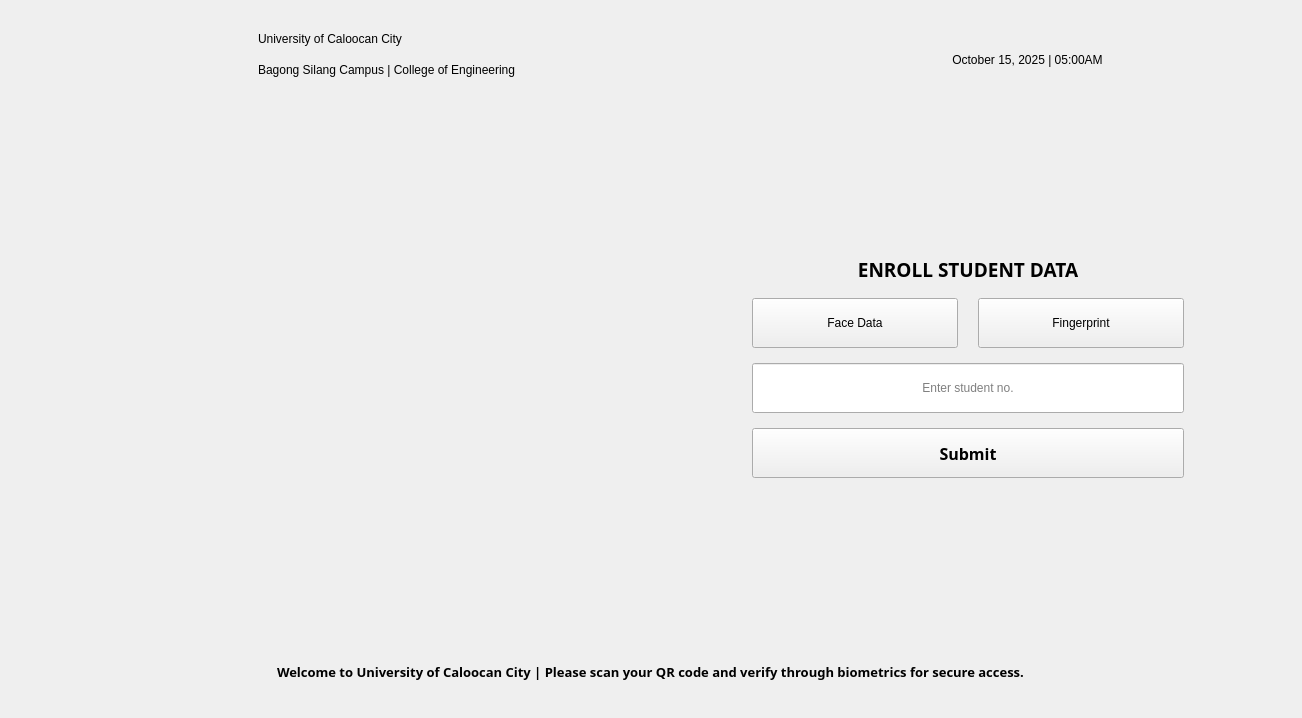
      <widget class="QWidget" name="page_enroll">
       <layout class="QVBoxLayout" name="verticalLayout_2">
        <item>
         <layout class="QVBoxLayout" name="enrollLayout">
          <item>
           <widget class="QWidget" name="titleWidget_2" native="true">
            <property name="enabled">
             <bool>true</bool>
            </property>
            <property name="maximumSize">
             <size>
              <width>16777215</width>
              <height>100</height>
             </size>
            </property>
            <layout class="QHBoxLayout" name="horizontalLayout1_2">
             <item>
              <layout class="QHBoxLayout" name="titleLayout_2">
               <item>
                <widget class="QLabel" name="logoLabel_2">
                 <property name="minimumSize">
                  <size>
                   <width>120</width>
                   <height>50</height>
                  </size>
                 </property>
                 <property name="maximumSize">
                  <size>
                   <width>120</width>
                   <height>80</height>
                  </size>
                 </property>
                 <property name="text">
                  <string/>
                 </property>
                 <property name="pixmap">
                  <pixmap>gui/assets/UCC_Logo.ico</pixmap>
                 </property>
                 <property name="scaledContents">
                  <bool>true</bool>
                 </property>
                 <property name="alignment">
                  <set>Qt::AlignmentFlag::AlignCenter</set>
                 </property>
                </widget>
               </item>
               <item>
                <widget class="QLabel" name="engLogoLabel_2">
                 <property name="minimumSize">
                  <size>
                   <width>80</width>
                   <height>80</height>
                  </size>
                 </property>
                 <property name="maximumSize">
                  <size>
                   <width>80</width>
                   <height>80</height>
                  </size>
                 </property>
                 <property name="text">
                  <string/>
                 </property>
                 <property name="pixmap">
                  <pixmap>gui/assets/Engineering_Logo.ico</pixmap>
                 </property>
                 <property name="scaledContents">
                  <bool>true</bool>
                 </property>
                 <property name="alignment">
                  <set>Qt::AlignmentFlag::AlignCenter</set>
                 </property>
                </widget>
               </item>
               <item>
                <widget class="QLabel" name="logoSpacer_2">
                 <property name="minimumSize">
                  <size>
                   <width>20</width>
                   <height>0</height>
                  </size>
                 </property>
                 <property name="maximumSize">
                  <size>
                   <width>20</width>
                   <height>16777215</height>
                  </size>
                 </property>
                 <property name="text">
                  <string/>
                 </property>
                </widget>
               </item>
               <item>
                <layout class="QVBoxLayout" name="schoolLayout_2">
                 <item>
                  <widget class="QLabel" name="schoolNameLabel_2">
                   <property name="text">
                    <string>University of Caloocan City</string>
                   </property>
                   <property name="scaledContents">
                    <bool>true</bool>
                   </property>
                  </widget>
                 </item>
                 <item>
                  <widget class="QLabel" name="schoolSubLabel_2">
                   <property name="text">
                    <string>Bagong Silang Campus | College of Engineering</string>
                   </property>
                   <property name="alignment">
                    <set>Qt::AlignmentFlag::AlignLeading|Qt::AlignmentFlag::AlignLeft|Qt::AlignmentFlag::AlignTop</set>
                   </property>
                  </widget>
                 </item>
                </layout>
               </item>
               <item>
                <widget class="QLabel" name="dateTimeLabel_2">
                 <property name="text">
                  <string>October 15, 2025 | 05:00AM</string>
                 </property>
                 <property name="alignment">
                  <set>Qt::AlignmentFlag::AlignCenter</set>
                 </property>
                </widget>
               </item>
              </layout>
             </item>
            </layout>
           </widget>
          </item>
          <item>
           <widget class="QWidget" name="bodyWidget_2" native="true">
            <property name="enabled">
             <bool>true</bool>
            </property>
            <property name="minimumSize">
             <size>
              <width>1280</width>
              <height>500</height>
             </size>
            </property>
            <property name="autoFillBackground">
             <bool>false</bool>
            </property>
            <layout class="QHBoxLayout" name="horizontalLayout_4">
             <item>
              <layout class="QHBoxLayout" name="bodyLayout_2">
               <item>
                <layout class="QHBoxLayout" name="cameraLayout_2">
                 <property name="leftMargin">
                  <number>11</number>
                 </property>
                 <property name="topMargin">
                  <number>22</number>
                 </property>
                 <property name="rightMargin">
                  <number>11</number>
                 </property>
                 <property name="bottomMargin">
                  <number>22</number>
                 </property>
                 <item>
                  <spacer name="verticalSpacer">
                   <property name="orientation">
                    <enum>Qt::Orientation::Vertical</enum>
                   </property>
                   <property name="sizeHint" stdset="0">
                    <size>
                     <width>20</width>
                     <height>40</height>
                    </size>
                   </property>
                  </spacer>
                 </item>
                 <item>
                  <widget class="QLabel" name="cameraFeed_2">
                   <property name="enabled">
                    <bool>true</bool>
                   </property>
                   <property name="minimumSize">
                    <size>
                     <width>0</width>
                     <height>0</height>
                    </size>
                   </property>
                   <property name="maximumSize">
                    <size>
                     <width>16662777</width>
                     <height>16662777</height>
                    </size>
                   </property>
                   <property name="frameShape">
                    <enum>QFrame::Shape::NoFrame</enum>
                   </property>
                   <property name="text">
                    <string/>
                   </property>
                   <property name="textFormat">
                    <enum>Qt::TextFormat::PlainText</enum>
                   </property>
                   <property name="scaledContents">
                    <bool>false</bool>
                   </property>
                   <property name="alignment">
                    <set>Qt::AlignmentFlag::AlignCenter</set>
                   </property>
                  </widget>
                 </item>
                 <item>
                  <spacer name="verticalSpacer_2">
                   <property name="orientation">
                    <enum>Qt::Orientation::Vertical</enum>
                   </property>
                   <property name="sizeHint" stdset="0">
                    <size>
                     <width>20</width>
                     <height>40</height>
                    </size>
                   </property>
                  </spacer>
                 </item>
                </layout>
               </item>
               <item>
                <widget class="QWidget" name="detailsContainer_2" native="true">
                 <property name="maximumSize">
                  <size>
                   <width>16777215</width>
                   <height>16777215</height>
                  </size>
                 </property>
                 <layout class="QHBoxLayout" name="horizontalLayout3_2">
                  <property name="topMargin">
                   <number>22</number>
                  </property>
                  <property name="bottomMargin">
                   <number>22</number>
                  </property>
                  <item>
                   <spacer name="verticalSpacer3_3">
                    <property name="orientation">
                     <enum>Qt::Orientation::Vertical</enum>
                    </property>
                    <property name="sizeHint" stdset="0">
                     <size>
                      <width>20</width>
                      <height>40</height>
                     </size>
                    </property>
                   </spacer>
                  </item>
                  <item>
                   <layout class="QVBoxLayout" name="detailsLayout_2">
                    <property name="spacing">
                     <number>7</number>
                    </property>
                    <property name="sizeConstraint">
                     <enum>QLayout::SizeConstraint::SetDefaultConstraint</enum>
                    </property>
                    <property name="leftMargin">
                     <number>0</number>
                    </property>
                    <property name="topMargin">
                     <number>0</number>
                    </property>
                    <property name="rightMargin">
                     <number>0</number>
                    </property>
                    <property name="bottomMargin">
                     <number>0</number>
                    </property>
                    <item>
                     <widget class="QWidget" name="detailsWidget_2" native="true">
                      <property name="minimumSize">
                       <size>
                        <width>0</width>
                        <height>0</height>
                       </size>
                      </property>
                      <property name="maximumSize">
                       <size>
                        <width>16662777</width>
                        <height>16662777</height>
                       </size>
                      </property>
                      <layout class="QVBoxLayout" name="verticalLayout_3">
                       <property name="spacing">
                        <number>0</number>
                       </property>
                       <property name="topMargin">
                        <number>40</number>
                       </property>
                       <property name="bottomMargin">
                        <number>40</number>
                       </property>
                       <item>
                        <layout class="QVBoxLayout" name="studentNoVerticalLayout_3">
                         <property name="leftMargin">
                          <number>0</number>
                         </property>
                         <property name="topMargin">
                          <number>0</number>
                         </property>
                         <property name="rightMargin">
                          <number>0</number>
                         </property>
                         <property name="bottomMargin">
                          <number>0</number>
                         </property>
                         <item>
                          <widget class="QWidget" name="studentNoWidget" native="true">
                           <property name="minimumSize">
                            <size>
                             <width>0</width>
                             <height>0</height>
                            </size>
                           </property>
                           <layout class="QVBoxLayout" name="verticalLayout_10">
                            <property name="spacing">
                             <number>15</number>
                            </property>
                            <property name="leftMargin">
                             <number>60</number>
                            </property>
                            <property name="topMargin">
                             <number>70</number>
                            </property>
                            <property name="rightMargin">
                             <number>60</number>
                            </property>
                            <property name="bottomMargin">
                             <number>20</number>
                            </property>
                            <item>
                             <widget class="QLabel" name="label_2">
                              <property name="minimumSize">
                               <size>
                                <width>0</width>
                                <height>0</height>
                               </size>
                              </property>
                              <property name="font">
                               <font>
                                <family>Poppins-Regular</family>
                                <pointsize>14</pointsize>
                                <bold>true</bold>
                               </font>
                              </property>
                              <property name="text">
                               <string>ENROLL STUDENT DATA</string>
                              </property>
                              <property name="alignment">
                               <set>Qt::AlignmentFlag::AlignCenter</set>
                              </property>
                             </widget>
                            </item>
                            <item>
                             <layout class="QHBoxLayout" name="horizontalLayout_9">
                              <property name="spacing">
                               <number>20</number>
                              </property>
                              <item>
                               <widget class="QPushButton" name="btnFace">
                                <property name="minimumSize">
                                 <size>
                                  <width>0</width>
                                  <height>50</height>
                                 </size>
                                </property>
                                <property name="cursor">
                                 <cursorShape>PointingHandCursor</cursorShape>
                                </property>
                                <property name="text">
                                 <string>Face Data</string>
                                </property>
                               </widget>
                              </item>
                              <item>
                               <widget class="QPushButton" name="btnFinger">
                                <property name="minimumSize">
                                 <size>
                                  <width>0</width>
                                  <height>50</height>
                                 </size>
                                </property>
                                <property name="cursor">
                                 <cursorShape>PointingHandCursor</cursorShape>
                                </property>
                                <property name="text">
                                 <string>Fingerprint</string>
                                </property>
                               </widget>
                              </item>
                             </layout>
                            </item>
                            <item>
                             <widget class="QLineEdit" name="txtStudentNo">
                              <property name="sizePolicy">
                               <sizepolicy hsizetype="Preferred" vsizetype="Fixed">
                                <horstretch>0</horstretch>
                                <verstretch>0</verstretch>
                               </sizepolicy>
                              </property>
                              <property name="minimumSize">
                               <size>
                                <width>0</width>
                                <height>50</height>
                               </size>
                              </property>
                              <property name="maxLength">
                               <number>10</number>
                              </property>
                              <property name="alignment">
                               <set>Qt::AlignmentFlag::AlignCenter</set>
                              </property>
                              <property name="readOnly">
                               <bool>false</bool>
                              </property>
                              <property name="placeholderText">
                               <string>Enter student no.</string>
                              </property>
                             </widget>
                            </item>
                            <item>
                             <widget class="QPushButton" name="btnSubmit">
                              <property name="minimumSize">
                               <size>
                                <width>0</width>
                                <height>50</height>
                               </size>
                              </property>
                              <property name="maximumSize">
                               <size>
                                <width>16777215</width>
                                <height>16777215</height>
                               </size>
                              </property>
                              <property name="font">
                               <font>
                                <family>Poppins-Regular</family>
                                <pointsize>12</pointsize>
                                <bold>true</bold>
                               </font>
                              </property>
                              <property name="cursor">
                               <cursorShape>PointingHandCursor</cursorShape>
                              </property>
                              <property name="layoutDirection">
                               <enum>Qt::LayoutDirection::LeftToRight</enum>
                              </property>
                              <property name="text">
                               <string>Submit</string>
                              </property>
                              <property name="autoDefault">
                               <bool>false</bool>
                              </property>
                              <property name="default">
                               <bool>false</bool>
                              </property>
                              <property name="flat">
                               <bool>false</bool>
                              </property>
                             </widget>
                            </item>
                           </layout>
                          </widget>
                         </item>
                        </layout>
                       </item>
                       <item>
                        <layout class="QHBoxLayout" name="statusLayout4_2">
                         <property name="leftMargin">
                          <number>60</number>
                         </property>
                         <property name="topMargin">
                          <number>0</number>
                         </property>
                         <property name="rightMargin">
                          <number>60</number>
                         </property>
                         <property name="bottomMargin">
                          <number>40</number>
                         </property>
                         <item>
                          <widget class="QWidget" name="statusWidget_2" native="true">
                           <property name="minimumSize">
                            <size>
                             <width>0</width>
                             <height>0</height>
                            </size>
                           </property>
                           <property name="maximumSize">
                            <size>
                             <width>16777215</width>
                             <height>50</height>
                            </size>
                           </property>
                           <layout class="QHBoxLayout" name="horizontalLayout5_2">
                            <property name="leftMargin">
                             <number>0</number>
                            </property>
                            <property name="topMargin">
                             <number>0</number>
                            </property>
                            <property name="rightMargin">
                             <number>0</number>
                            </property>
                            <property name="bottomMargin">
                             <number>0</number>
                            </property>
                            <item>
                             <widget class="QLabel" name="lblStatus">
                              <property name="minimumSize">
                               <size>
                                <width>0</width>
                                <height>0</height>
                               </size>
                              </property>
                              <property name="maximumSize">
                               <size>
                                <width>16777215</width>
                                <height>16777215</height>
                               </size>
                              </property>
                              <property name="font">
                               <font>
                                <family>Poppins-Regular</family>
                                <pointsize>12</pointsize>
                                <bold>true</bold>
                               </font>
                              </property>
                              <property name="autoFillBackground">
                               <bool>false</bool>
                              </property>
                              <property name="frameShape">
                               <enum>QFrame::Shape::NoFrame</enum>
                              </property>
                              <property name="text">
                               <string/>
                              </property>
                              <property name="scaledContents">
                               <bool>true</bool>
                              </property>
                              <property name="alignment">
                               <set>Qt::AlignmentFlag::AlignCenter</set>
                              </property>
                              <property name="wordWrap">
                               <bool>true</bool>
                              </property>
                             </widget>
                            </item>
                           </layout>
                          </widget>
                         </item>
                        </layout>
                       </item>
                      </layout>
                     </widget>
                    </item>
                   </layout>
                  </item>
                  <item>
                   <spacer name="verticalSpacer4_3">
                    <property name="orientation">
                     <enum>Qt::Orientation::Vertical</enum>
                    </property>
                    <property name="sizeHint" stdset="0">
                     <size>
                      <width>20</width>
                      <height>40</height>
                     </size>
                    </property>
                   </spacer>
                  </item>
                 </layout>
                </widget>
               </item>
              </layout>
             </item>
            </layout>
           </widget>
          </item>
          <item>
           <widget class="QWidget" name="footerWidget_2" native="true">
            <property name="minimumSize">
             <size>
              <width>1280</width>
              <height>70</height>
             </size>
            </property>
            <layout class="QHBoxLayout" name="footerHBox_2">
             <item alignment="Qt::AlignmentFlag::AlignHCenter">
              <widget class="QLabel" name="footerLabel_2">
               <property name="font">
                <font>
                 <family>Poppins-Regular</family>
                 <pointsize>10</pointsize>
                 <bold>true</bold>
                </font>
               </property>
               <property name="text">
                <string>Welcome to University of Caloocan City | Please scan your QR code and verify through biometrics for secure access.</string>
               </property>
               <property name="wordWrap">
                <bool>false</bool>
               </property>
              </widget>
             </item>
            </layout>
           </widget>
          </item>
         </layout>
        </item>
       </layout>
      </widget>
